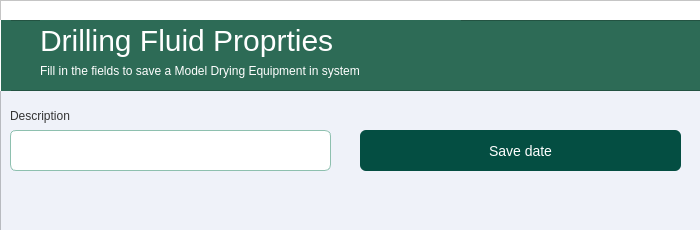
<?xml version="1.0" encoding="UTF-8"?>
<ui version="4.0">
 <class>MainWindow</class>
 <widget class="QMainWindow" name="MainWindow">
  <property name="geometry">
   <rect>
    <x>0</x>
    <y>0</y>
    <width>700</width>
    <height>230</height>
   </rect>
  </property>
  <property name="minimumSize">
   <size>
    <width>700</width>
    <height>230</height>
   </size>
  </property>
  <property name="maximumSize">
   <size>
    <width>700</width>
    <height>230</height>
   </size>
  </property>
  <property name="windowTitle">
   <string>Dashboard</string>
  </property>
  <widget class="QWidget" name="centralwidget">
   <widget class="QFrame" name="frame">
    <property name="geometry">
     <rect>
      <x>0</x>
      <y>0</y>
      <width>1050</width>
      <height>861</height>
     </rect>
    </property>
    <property name="sizePolicy">
     <sizepolicy hsizetype="Fixed" vsizetype="Preferred">
      <horstretch>0</horstretch>
      <verstretch>0</verstretch>
     </sizepolicy>
    </property>
    <property name="minimumSize">
     <size>
      <width>1050</width>
      <height>861</height>
     </size>
    </property>
    <property name="maximumSize">
     <size>
      <width>1050</width>
      <height>861</height>
     </size>
    </property>
    <property name="font">
     <font>
      <pointsize>20</pointsize>
     </font>
    </property>
    <property name="autoFillBackground">
     <bool>false</bool>
    </property>
    <property name="styleSheet">
     <string notr="true">background-color:#eff2f9;

</string>
    </property>
    <property name="frameShape">
     <enum>QFrame::StyledPanel</enum>
    </property>
    <property name="frameShadow">
     <enum>QFrame::Raised</enum>
    </property>
    <widget class="QFrame" name="frame_2">
     <property name="geometry">
      <rect>
       <x>0</x>
       <y>0</y>
       <width>1201</width>
       <height>51</height>
      </rect>
     </property>
     <property name="styleSheet">
      <string notr="true">background-color:#fff</string>
     </property>
     <property name="frameShape">
      <enum>QFrame::StyledPanel</enum>
     </property>
     <property name="frameShadow">
      <enum>QFrame::Raised</enum>
     </property>
     <widget class="QPushButton" name="img_user_logado">
      <property name="geometry">
       <rect>
        <x>980</x>
        <y>10</y>
        <width>31</width>
        <height>31</height>
       </rect>
      </property>
      <property name="styleSheet">
       <string notr="true">background-color: #fff;
border-radius:30px;
width:30px;
height:30px;</string>
      </property>
      <property name="text">
       <string/>
      </property>
      <property name="icon">
       <iconset>
        <normaloff>../../../../../../.designer/backup/user_dark.svg</normaloff>../../../../../../.designer/backup/user_dark.svg</iconset>
      </property>
      <property name="iconSize">
       <size>
        <width>25</width>
        <height>25</height>
       </size>
      </property>
     </widget>
    </widget>
    <widget class="QFrame" name="frame_3">
     <property name="geometry">
      <rect>
       <x>0</x>
       <y>20</y>
       <width>1201</width>
       <height>71</height>
      </rect>
     </property>
     <property name="styleSheet">
      <string notr="true">background-color:#2d6b56;</string>
     </property>
     <property name="frameShape">
      <enum>QFrame::StyledPanel</enum>
     </property>
     <property name="frameShadow">
      <enum>QFrame::Raised</enum>
     </property>
     <widget class="QLabel" name="lbl_form_tittle">
      <property name="geometry">
       <rect>
        <x>40</x>
        <y>0</y>
        <width>421</width>
        <height>41</height>
       </rect>
      </property>
      <property name="styleSheet">
       <string notr="true">font-size: 30px;
color:#fff;</string>
      </property>
      <property name="text">
       <string>Drilling Fluid Proprties</string>
      </property>
     </widget>
     <widget class="Line" name="line">
      <property name="geometry">
       <rect>
        <x>-10</x>
        <y>0</y>
        <width>21</width>
        <height>151</height>
       </rect>
      </property>
      <property name="styleSheet">
       <string notr="true">color: rgb(255, 255, 255);
border-color: rgb(255, 255, 255);</string>
      </property>
      <property name="frameShadow">
       <enum>QFrame::Plain</enum>
      </property>
      <property name="orientation">
       <enum>Qt::Vertical</enum>
      </property>
     </widget>
     <widget class="QLabel" name="lbl_form_text">
      <property name="geometry">
       <rect>
        <x>40</x>
        <y>40</y>
        <width>511</width>
        <height>21</height>
       </rect>
      </property>
      <property name="styleSheet">
       <string notr="true">color: rgb(255, 255, 255);
font: 9pt &quot;MS Shell Dlg 2&quot;;</string>
      </property>
      <property name="text">
       <string>Fill in the fields to save a Model Drying Equipment in system</string>
      </property>
     </widget>
    </widget>
    <widget class="QFrame" name="frame_9">
     <property name="geometry">
      <rect>
       <x>-1</x>
       <y>830</y>
       <width>1151</width>
       <height>31</height>
      </rect>
     </property>
     <property name="styleSheet">
      <string notr="true">background-color:#2d6b56;</string>
     </property>
     <property name="frameShape">
      <enum>QFrame::StyledPanel</enum>
     </property>
     <property name="frameShadow">
      <enum>QFrame::Raised</enum>
     </property>
    </widget>
    <widget class="Line" name="line_2">
     <property name="geometry">
      <rect>
       <x>-40</x>
       <y>750</y>
       <width>41</width>
       <height>151</height>
      </rect>
     </property>
     <property name="styleSheet">
      <string notr="true">color: rgb(255, 255, 255);
border-color: rgb(255, 255, 255);</string>
     </property>
     <property name="frameShadow">
      <enum>QFrame::Plain</enum>
     </property>
     <property name="orientation">
      <enum>Qt::Vertical</enum>
     </property>
    </widget>
    <widget class="QLabel" name="lbl_syntetic_sg">
     <property name="geometry">
      <rect>
       <x>10</x>
       <y>100</y>
       <width>311</width>
       <height>31</height>
      </rect>
     </property>
     <property name="font">
      <font>
       <pointsize>9</pointsize>
      </font>
     </property>
     <property name="styleSheet">
      <string notr="true">color: rgb(52, 52, 52);</string>
     </property>
     <property name="text">
      <string>Description</string>
     </property>
    </widget>
    <widget class="QLineEdit" name="txt_description">
     <property name="geometry">
      <rect>
       <x>10</x>
       <y>130</y>
       <width>321</width>
       <height>41</height>
      </rect>
     </property>
     <property name="styleSheet">
      <string notr="true">QLineEdit{


background-color:#fff;
border: 1px solid #8ec0af;
border-radius: 6px
}</string>
     </property>
     <property name="placeholderText">
      <string/>
     </property>
    </widget>
    <widget class="QPushButton" name="btn_save">
     <property name="geometry">
      <rect>
       <x>360</x>
       <y>130</y>
       <width>321</width>
       <height>41</height>
      </rect>
     </property>
     <property name="styleSheet">
      <string notr="true">

QPushButton#btn_save{

border:none;
background-color:#044e42;
color:white;
font-size:14px;
border-radius: 6px;
transition: background-color 0.5s ease;
padding:10px;
text-align:rigth;
}

QPushButton#btn_save:hover{
 background-color: #044e42;
border-radius: 6px;
transition: background-color 0.5s ease;
padding:10px;
}

QPushButton#btn_save:pressed {
 background-color: #044e42;
border-radius: 6px;
background-color: #033029;
padding:10px;
 }
</string>
     </property>
     <property name="text">
      <string>Save date</string>
     </property>
     <property name="icon">
      <iconset>
       <normaloff>../../../../../../img/check-solid.svg</normaloff>../../../../../../img/check-solid.svg</iconset>
     </property>
    </widget>
   </widget>
  </widget>
  <widget class="QMenuBar" name="menubar">
   <property name="geometry">
    <rect>
     <x>0</x>
     <y>0</y>
     <width>700</width>
     <height>26</height>
    </rect>
   </property>
  </widget>
 </widget>
 <resources/>
 <connections/>
 <designerdata>
  <property name="gridDeltaX">
   <number>10</number>
  </property>
  <property name="gridDeltaY">
   <number>10</number>
  </property>
  <property name="gridSnapX">
   <bool>true</bool>
  </property>
  <property name="gridSnapY">
   <bool>true</bool>
  </property>
  <property name="gridVisible">
   <bool>true</bool>
  </property>
 </designerdata>
</ui>
